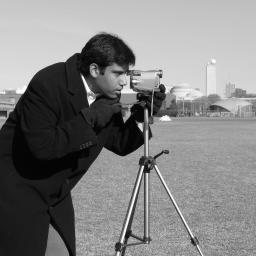
#> input picture src/assets/playground/camera-256.png, 256 x 256 px
$ python playground_goldens_warp.py
#> lines starting #> are read from the running program, lines starting #| are printed output that depends on the picture
"""Golden numbers for the `linear-transform` lab (what does a 2 x 2 matrix do to a picture?).

    .venv/bin/python scripts/figures/playground_goldens_warp.py

Writes only scripts/tests/golden/warp.json:

* `svd`: for a fixed list of 2 x 2 matrices (random and special), numpy.linalg.svd singular values, det, matrix_rank and cond.
* `warp`: a small seeded 9 x 11 float32 image and, for several matrices A, the result of scipy.ndimage.affine_transform
  (order=1, cval=0, mode 'constant' and 'grid-constant') for the forward map q = c + A (p - c) about the image centre c, plus the
  same maps of an all-ones image (the alpha channel). It asserts that skimage.transform.warp(order=1, mode='constant') equals
  scipy's 'grid-constant', so the boundary convention of the TypeScript kit is the one of both libraries.
* `asset`: facts about the real asset src/assets/playground/camera-256.png used by the lab text (default shear, swap = anti-transpose,
  coverage of a 0.5 / 0.9 stretch).
"""
import json
from pathlib import Path

import numpy as np
from PIL import Image
from scipy import ndimage as ndi
from skimage.transform import AffineTransform, warp

ROOT = Path(__file__).resolve().parents[2]
OUT = ROOT / "scripts/tests/golden/warp.json"
ASSET = ROOT / "src/assets/playground/camera-256.png"


def rot(deg):
    t = np.deg2rad(deg)
    return np.array([[np.cos(t), -np.sin(t)], [np.sin(t), np.cos(t)]])


def unit(deg):
    t = np.deg2rad(deg)
    return np.array([np.cos(t), np.sin(t)])


def shear(k, deg):
    u = unit(deg)
    up = np.array([-u[1], u[0]])
    return np.eye(2) + k * np.outer(u, up)


def stretch(k, deg):
    u = unit(deg)
    return np.eye(2) + (k - 1) * np.outer(u, u)


def reflect(k, deg):
    u = unit(deg)
    return k * (2 * np.outer(u, u) - np.eye(2))


def project(k, deg):
    u = unit(deg)
    return k * np.outer(u, u)


def clean(m):
    return np.round(m, 12) + 0.0


def affine_rc(A, shape, mode):
    """Warp an image by q = c + A (p - c) with scipy (x = column, y = row, y down, unit 1 pixel)."""
    h, w = shape
    cx, cy = (w - 1) / 2, (h - 1) / 2
    Ai = np.linalg.inv(A)
    # source column = cx + Ai00 (c' - cx) + Ai01 (r' - cy); source row = cy + Ai10 (c' - cx) + Ai11 (r' - cy)
    M = np.array([[Ai[1, 1], Ai[1, 0]], [Ai[0, 1], Ai[0, 0]]])  # acts on (r', c') -> (row, col)
    c = np.array([cy, cx])
    return M, c - M @ c


def scipy_warp(img, A, mode):
    M, off = affine_rc(A, img.shape, mode)
    return ndi.affine_transform(img.astype(np.float64), M, offset=off, order=1, mode=mode, cval=0.0)


def skimage_warp(img, A):
    h, w = img.shape
    cx, cy = (w - 1) / 2, (h - 1) / 2
    Ai = np.linalg.inv(A)
    T = np.eye(3)
    T[:2, :2] = Ai
    T[:2, 2] = np.array([cx, cy]) - Ai @ np.array([cx, cy])
    return warp(img.astype(np.float64), AffineTransform(matrix=T), order=1, mode="constant", cval=0.0, preserve_range=True)


def svd_cases():
    rng = np.random.default_rng(7)
    mats = [m for m in [
        np.eye(2), 1.5 * rot(30), np.array([[0.0, 1.0], [1.0, 0.0]]), shear(1, 30), stretch(0.5, 0), project(1, 30),
        np.array([[1.0, 2.0], [0.5, 1.0]]), np.zeros((2, 2)), np.diag([-1.0, 1.0]), np.diag([3.0, -2.0]), np.array([[3.0, 0.0], [4.0, 5.0]]),
        np.array([[2.0, 0.6], [0.0, 1.0]]), reflect(1, 45), stretch(-1, 90), shear(2, -60),
    ]]
    mats += [rng.normal(size=(2, 2)) for _ in range(25)]
    out = []
    for A in mats:
        s = np.linalg.svd(A, compute_uv=False)
        full = np.linalg.matrix_rank(A) == 2
        out.append({"A": A.reshape(4).tolist(), "s": s.tolist(), "det": float(np.linalg.det(A)), "rank": int(np.linalg.matrix_rank(A)),
                    "cond": float(np.linalg.cond(A)) if full else None})
    return out


def warp_cases():
    rng = np.random.default_rng(3)
    img = (rng.random((9, 11)) * 0.9 + 0.05).astype(np.float32)
    ones = np.ones_like(img)
    cases = {
        "identity": np.eye(2), "rotate30": rot(30), "rotate90": clean(rot(90)), "mirror": np.diag([-1.0, 1.0]), "swap": np.array([[0.0, 1.0], [1.0, 0.0]]),
        "shear": clean(shear(1, 30)), "stretch": clean(stretch(1.7, 40)), "shrink": 0.5 * np.eye(2), "general": np.array([[0.9, -0.4], [0.3, 1.25]]),
        "reflect": clean(reflect(1.2, 20)), "negstretch": clean(stretch(-0.8, 15)),
    }
    out = []
    for name, A in cases.items():
        rec = {"name": name, "A": A.reshape(4).tolist()}
        for mode, key in (("constant", "constant"), ("grid-constant", "grid")):
            rec[key] = scipy_warp(img, A, mode).tolist()
            rec["alpha_" + key] = scipy_warp(ones, A, mode).tolist()
        sk = skimage_warp(img, A)
        assert np.allclose(sk, np.array(rec["grid"]), atol=1e-6), f"skimage.warp(mode='constant') should equal scipy 'grid-constant' for {name}"
        out.append(rec)
    return {"w": img.shape[1], "h": img.shape[0], "image": img.reshape(-1).tolist(), "cases": out}


def asset_facts():
    img = np.asarray(Image.open(ASSET).convert("L"), dtype=np.float32) / 255
    assert img.shape == (256, 256)
    n = 256
    # Plane unit = 64 pixels, y up, origin at the image centre (127.5, 127.5); pixel space matrix = [[a, -b], [-c, d]].
    def pix(A):
        return np.array([[A[0, 0], -A[0, 1]], [-A[1, 0], A[1, 1]]])

    def run(A, mode="grid-constant"):
#> called with A = array of shape (2, 2), mode = 'grid-constant'
        return scipy_warp(img, pix(A), mode)
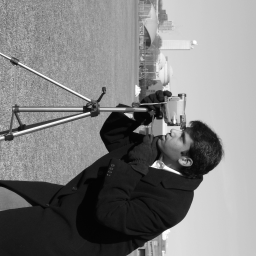
#> returned value: shape (256, 256) float64; min 0.00784, max 1, mean 0.506

    swap = run(np.array([[0.0, 1.0], [1.0, 0.0]]))
    anti = img[::-1, ::-1].T  # out[r, c] = img[255 - c, 255 - r]
    assert np.allclose(swap, anti, atol=1e-6), "swap matrix should give the anti-transpose of the photo"
    mirror = run(np.diag([-1.0, 1.0]))
#> call 2 of run, with A = array of shape (2, 2), mode = 'grid-constant'
#> in run (call 2), `return scipy_warp(img, pix(A), mode)`:
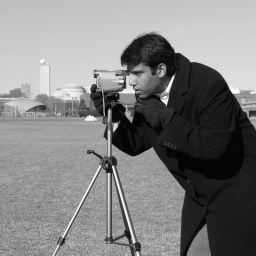
#> returned value: shape (256, 256) float64; min 0.00784, max 1, mean 0.506
    assert np.allclose(mirror, img[:, ::-1], atol=1e-6)
    rot180 = run(np.diag([-1.0, -1.0]))
#> call 3 of run, with A = array of shape (2, 2), mode = 'grid-constant'
#> in run (call 3), `return scipy_warp(img, pix(A), mode)`:
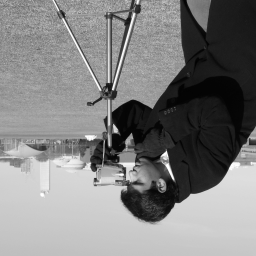
#> returned value: shape (256, 256) float64; min 0.00784, max 1, mean 0.506
    assert np.allclose(rot180, img[::-1, ::-1], atol=1e-6)
    default = clean(shear(1, 30))
    s = np.linalg.svd(default, compute_uv=False)
    half = clean(np.diag([0.5, 0.9]))
    ones = np.ones((n, n))
    cover = float(scipy_warp(ones, pix(half), "constant").sum() / (n * n))
    return {
        "defaultShear": {"A": default.reshape(4).tolist(), "det": float(np.linalg.det(default)), "s": s.tolist(), "cond": float(s[0] / s[1])},
        "coverageHalfNine": {"A": half.reshape(4).tolist(), "fraction": cover, "absDet": abs(float(np.linalg.det(half)))},
        "columnMeanRow127": float(img[:, 127].mean()),
    }


def main():
    data = {"svd": svd_cases(), "warp": warp_cases(), "asset": asset_facts()}
    OUT.write_text(json.dumps(data))
#> (the run stopped early here; a loop or call above may not have finished)

$ run again, with src/assets/playground/astronaut-256.png copied over src/assets/playground/camera-256.png
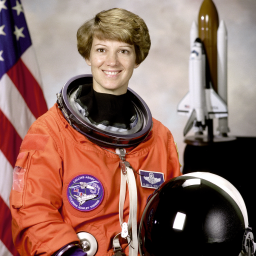
#> input picture src/assets/playground/astronaut-256.png, 256 x 256 px
#> in asset_facts, `img = np.asarray(Image.open(ASSET).convert("L"), dtype=np.float32) / 255`:
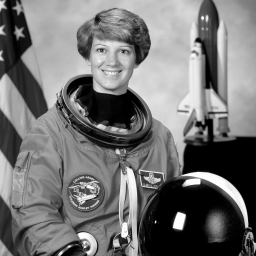
#> img: shape (256, 256) float32; min 0, max 1, mean 0.453
#> in run (call 3), `return scipy_warp(img, pix(A), mode)`:
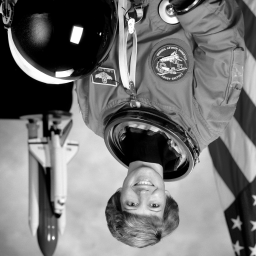
#> returned value: shape (256, 256) float64; min 0, max 1, mean 0.453
